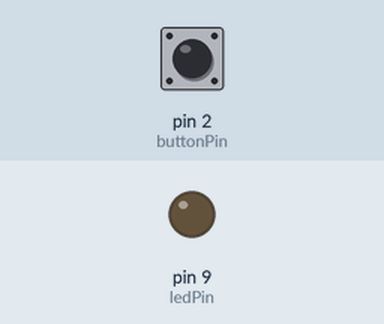
Recording of a sketch running on a simulated Arduino Uno, built with avr-gcc and run on an emulated ATmega328P. On the bench: output pins drawn as LEDs (lit = HIGH). Dashed ring = blinking. The inputs (shaded band) are chosen by the test bench; at power-on: pin 2 (buttonPin) LOW.

Above: at 1.2 s.
1.3 s: pin 2 (buttonPin) pulled HIGH for 1 s
At 1.46 s:
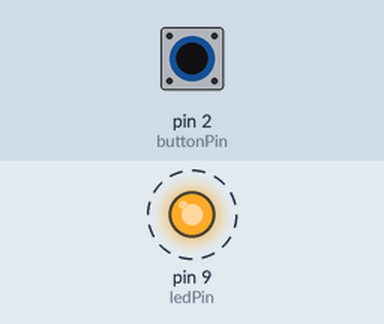
3.8 s: pin 2 (buttonPin) pulled HIGH for 3.2 s
At 7.6 s:
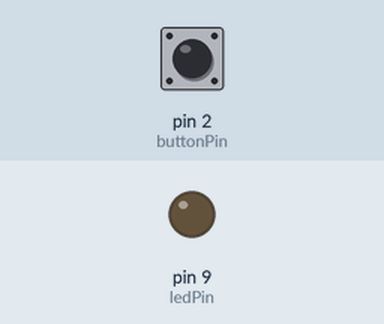
Timing chart, 0 to 9.1 s (numbered marks = the images above; inputs shaded):
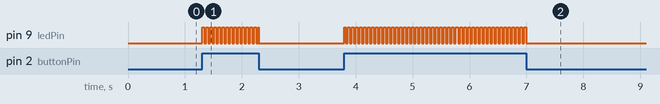

The sketch:

hold_button_blink.ino
```cpp
// constants won't change. They're used here to set pin numbers:
const int buttonPin = 2;     // the number of the pushbutton pin
const int ledPin =  9;      // the number of the LED pin

// variables will change:
int buttonState = 0;         // variable for reading the pushbutton status
int ledState = HIGH;        // variable for reading the  led status
int blinkCounter = 0;       //variable for keeping count through the loop


void setup() {
  // initialize the LED pin as an output:
  pinMode(ledPin, OUTPUT);
  // initialize the pushbutton pin as an input:
  pinMode(buttonPin, INPUT);
  Serial.begin(9600);
}

void loop() {
  // read the state of the pushbutton value:
  buttonState = digitalRead(buttonPin);

  // check if the pushbutton is pressed. If it is, the buttonState is HIGH:
  if (buttonState == HIGH) {
    // turn LED on:
     blinkCounter++;
    if(blinkCounter > 3000){
       ledState = !ledState;
        blinkCounter = 0; }
     digitalWrite(ledPin, ledState);
  } else {
    // turn LED off:
    digitalWrite(ledPin, LOW);
  }
}
```

Measured:
- after the input at 1.3 s, pin 9 (ledPin): alternates HIGH for 0.04 s and LOW for 0.04 s, 30 changes in all, then stays LOW, starting at once
- after the input at 3.8 s, pin 9 (ledPin): alternates HIGH for 0.04 s and LOW for 0.04 s, 92 changes in all, then stays LOW, starting at once
